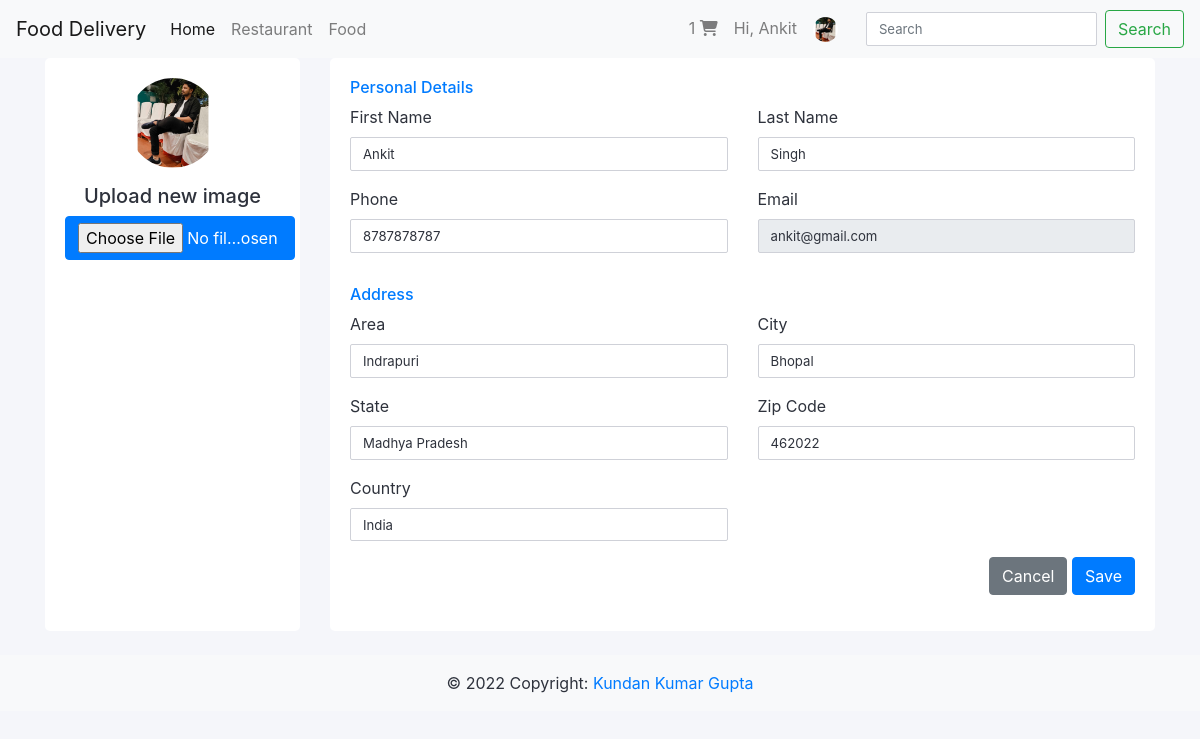
Page /profile_update/ (signed in) on the committed database.
### user/models.py (models this page shows, shortened)
class users(AbstractUser):
    username = None
    email = models.EmailField(_("email address"), unique=True)
    address = models.OneToOneField(Address, blank=True,null=True, on_delete=models.SET_NULL, related_name="user_address")
    image = models.ImageField(null=True, blank=True,default="default.png")
    phone = models.CharField(max_length=50,null=True,blank=True)
    is_customer = models.BooleanField(default=True)
    is_delivery_person = models.BooleanField(default=False)
    USERNAME_FIELD = 'email'
    REQUIRED_FIELDS = []
    objects = CustomUserManager()

class Address(models.Model):
    latitude = models.DecimalField(max_digits=9,decimal_places=6, null=True)
    longitude = models.DecimalField(max_digits=9,decimal_places=9, null=True)
    area = models.CharField(max_length=100, null=True, blank=True)
    city = models.CharField(max_length=100, null=True, blank=True)
    state = models.CharField(max_length=50,null=True, blank=True)
    country = models.CharField(max_length=50, null=True, blank=True)
    pincode = models.CharField(max_length=20, null=True, blank=True)

### user/views.py (the view, shortened to what this page needs)
# urls.py: path('profile_update/',views.profile_update,name='profile_update'),
@login_required(login_url='user:login')
def profile_update(request):
    return render(request,'profile_update.html')

### user/templates/profile_update.html (shortened to what this page needs)
{% extends 'base.html' %}
{% load static %}
{% block extra_css %}
    <link rel="stylesheet" href="{% static 'css/profile_update.css' %}">
{% endblock extra_css %}
{% block content %}
<div class="container">
    <div class="row gutters">
    <div class="col-xl-3 col-lg-3 col-md-12 col-sm-12 col-12">
    <div class="card h-100">
        <div class="card-body">
            <div class="account-settings">
                <div class="user-profile">
                    <div class="user-avatar">
                        <img src="{{request.user.image.url}}" alt="{{request.user.first_name}}">
                    </div>
                    <h5>Upload new image</h5>
                    <input type="file" id="upload_image" class="btn btn-primary" style="max-width:230px";>
                </div>
            </div>
        </div>
    </div>
    </div>
    <div class="col-xl-9 col-lg-9 col-md-12 col-sm-12 col-12">
    <div class="card h-100">
        <div class="card-body">
            <div class="row gutters">
                <div class="col-xl-12 col-lg-12 col-md-12 col-sm-12 col-12">
                    <h6 class="mb-2 text-primary">Personal Details</h6>
                </div>
                <div class="col-xl-6 col-lg-6 col-md-6 col-sm-6 col-12">
                    <div class="form-group">
                        <label for="first_name">First Name</label>
                        <input type="text" class="form-control" id="first_name" placeholder="Enter First name" value="{{request.user.first_name}}">
                    </div>
                </div>
                <div class="col-xl-6 col-lg-6 col-md-6 col-sm-6 col-12">
                    <div class="form-group">
                        <label for="last_name">Last Name</label>
                        <input type="text" class="form-control" id="last_name" placeholder="Enter Last name" value="{{request.user.last_name}}">
                    </div>
                </div>
                <div class="col-xl-6 col-lg-6 col-md-6 col-sm-6 col-12">
                    <div class="form-group">
                        <label for="phone">Phone</label>
                        <input type="text" class="form-control" id="phone" placeholder="Enter phone number" value="{{request.user.phone}}">
                    </div>
                </div>
                <div class="col-xl-6 col-lg-6 col-md-6 col-sm-6 col-12">
                    <div class="form-group">
                        <label for="eMail">Email</label>
                        <input type="email"  class="form-control" id="eMail" placeholder="Enter email ID" value="{{request.user.email}}" disabled>
                    </div>
                </div>
            </div>
            <div class="row gutters">
                <div class="col-xl-12 col-lg-12 col-md-12 col-sm-12 col-12">
                    <h6 class="mt-3 mb-2 text-primary">Address</h6>
                </div>
                <div class="col-xl-6 col-lg-6 col-md-6 col-sm-6 col-12">
                    <div class="form-group">
                        <label for="Street">Area</label>
                        <input type="name" class="form-control" id="area" placeholder="Enter Area" value="{{request.user.address.area}}">
                    </div>
                </div>
                <div class="col-xl-6 col-lg-6 col-md-6 col-sm-6 col-12">
                    <div class="form-group">
                        <label for="ciTy">City</label>
                        <input type="name" class="form-control" id="ciTy" placeholder="Enter City" value="{{request.user.address.city}}">
                    </div>
                </div>
                <div class="col-xl-6 col-lg-6 col-md-6 col-sm-6 col-12">
                    <div class="form-group">
                        <label for="sTate">State</label>
                        <input type="text" class="form-control" id="sTate" placeholder="Enter State" value="{{request.user.address.state}}">
                    </div>
                </div>
                <div class="col-xl-6 col-lg-6 col-md-6 col-sm-6 col-12">
                    <div class="form-group">
                        <label for="zIp">Zip Code</label>
                        <input type="text" class="form-control" id="zIp" placeholder="Zip Code" value="{{request.user.address.pincode}}">
                    </div>
                </div>
                <div class="col-xl-6 col-lg-6 col-md-6 col-sm-6 col-12">
                    <div class="form-group">
                        <label for="country">Country</label>
                        <input type="text" class="form-control" id="country" placeholder="Enter Country" value="{{request.user.address.country}}">
                    </div>
                </div>
            </div>
            <div class="row gutters">
                <div class="col-xl-12 col-lg-12 col-md-12 col-sm-12 col-12">
                    <div class="text-right">
                        <a href="{% url 'user:profile' %}" id="submit" name="submit" class="btn btn-secondary">Cancel</a>
                        <input type="button" id="submit" name="submit" class="btn btn-primary" onclick="update_profile()" value="Save" >
                    </div>
                </div>
            </div>
        </div>
    </div>
    </div>
    </div>
    </div>
    {% endblock content %}

### templates/include/navbar.html (shortened to what this page needs)
{% load static %}
<nav class="navbar navbar-expand-lg navbar-light bg-light sticky-top">
    <a class="navbar-brand" href="{% url 'user:home' %}">Food Delivery</a>
    <div class="collapse navbar-collapse" id="navbarNavDropdown">
      <ul class="navbar-nav">
        <li class="nav-item active">
          <a class="nav-link" href="{% url 'user:home' %}">Home <span class="sr-only">(current)</span></a>
        </li>
        <li class="nav-item">
          <a class="nav-link" href="{% url 'reastaurent:restaurant_all' %}">Restaurant</a>
        </li>
        <li class="nav-item">
          <a class="nav-link" href="{% url 'reastaurent:view_all_food' %}">Food</a>
        </li>
        {% if  request.user.is_authenticated %}
        </ul>
        <ul class="navbar-nav ml-auto">
          <li class="nav-item">
            <a href="{% url 'reastaurent:cart' %}" class="nav-link">{{request.user.all_cart_food.all.count}} <i class="fas fa-shopping-cart"></i></a>
          </li>
          <li class="nav-item">
            <a class="nav-link" href="{% url 'user:profile' %}">Hi, {{request.user.first_name}}</a>
          </li>
          <li class="nav-item dropdown nav-user" style="margin-right:20px;">
            <a class="nav-link nav-user-img" href="#" id="navbarDropdownMenuLink2" data-toggle="dropdown" aria-haspopup="true" aria-expanded="false"><img src="{{request.user.image.url}}" alt="" height="25" class="user-avatar-md rounded-circle"></a>
          </li>
        </ul>
        {% endif %}
    </div>
    <form class="form-inline my-2 my-lg-0" action="{% url 'reastaurent:search' %}" method='POST'>
      <input class="form-control mr-sm-2" type="search" placeholder="Search" aria-label="Search" name="search">
      <button class="btn btn-outline-success my-2 my-sm-0" type="submit">Search</button>
    </form>
  </nav>

### static/css/profile_update.css (style rules this page uses)
body { margin: 0; color: #2e323c; background: #f5f6fa; position: relative; height: 100%; }
.account-settings .user-profile { margin: 0 0 1rem 0; padding-bottom: 1rem; text-align: center; }
.account-settings .user-profile .user-avatar { margin: 0 0 1rem 0; }
.account-settings .user-profile .user-avatar img { width: 90px; height: 90px; -webkit-border-radius: 100px; -moz-border-radius: 100px; border-radius: 100px; }
.form-control { border: 1px solid #cfd1d8; -webkit-border-radius: 2px; -moz-border-radius: 2px; border-radius: 2px; font-size: .825rem; background: #ffffff; color: #2e323c; }
.card { background: #ffffff; -webkit-border-radius: 5px; -moz-border-radius: 5px; border-radius: 5px; border: 0; margin-bottom: 1rem; }

### rows in the picture
users: user.all_cart_food.all.count "1", user.first_name "Ankit", user.image (picture), user.last_name "Singh", user.phone "8787878787", user.email "ankit@gmail.com", user.address.area "Indrapuri", user.address.city "Bhopal", user.address.state "Madhya Pradesh", user.address.pincode "462022", user.address.country "India"
